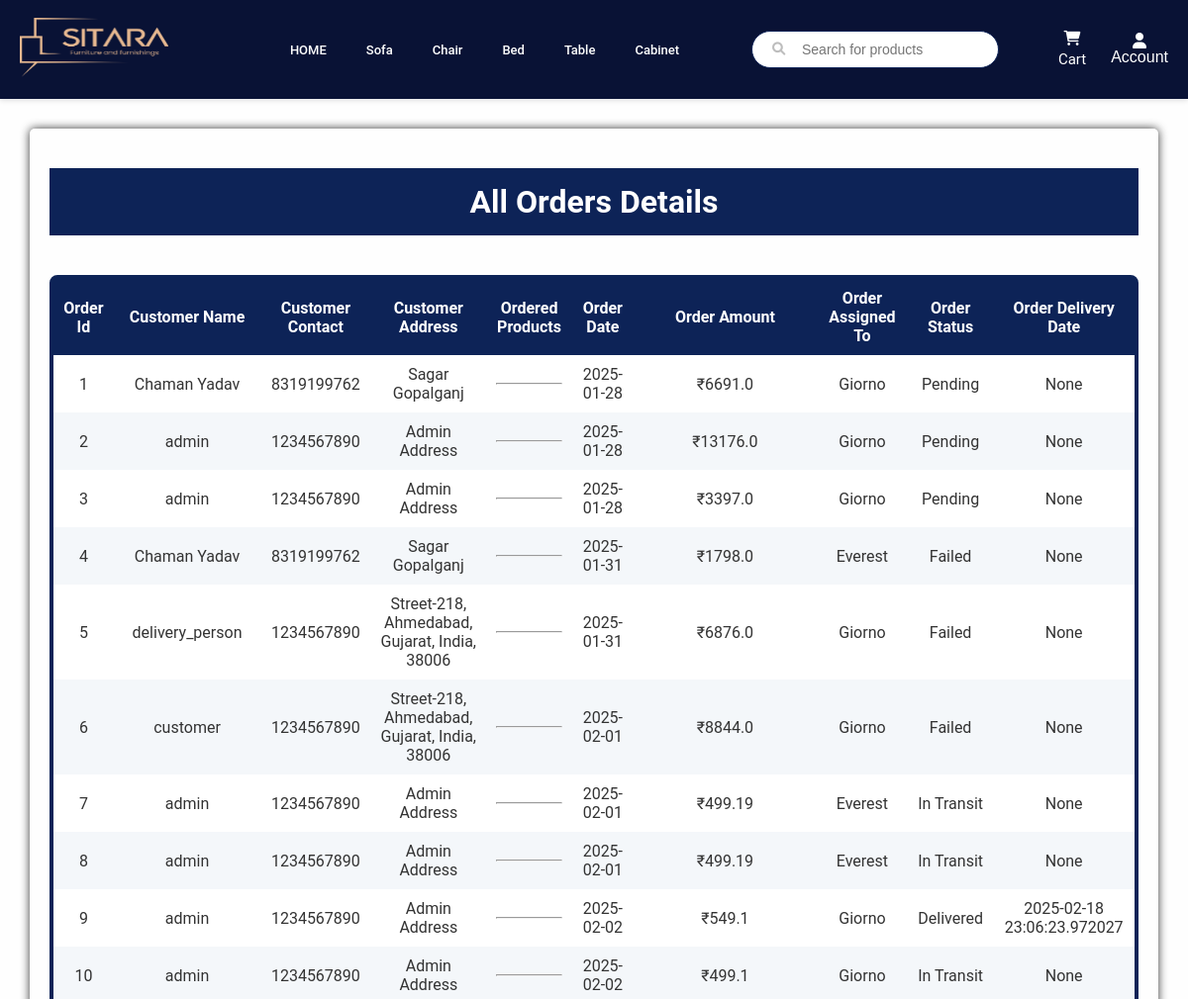
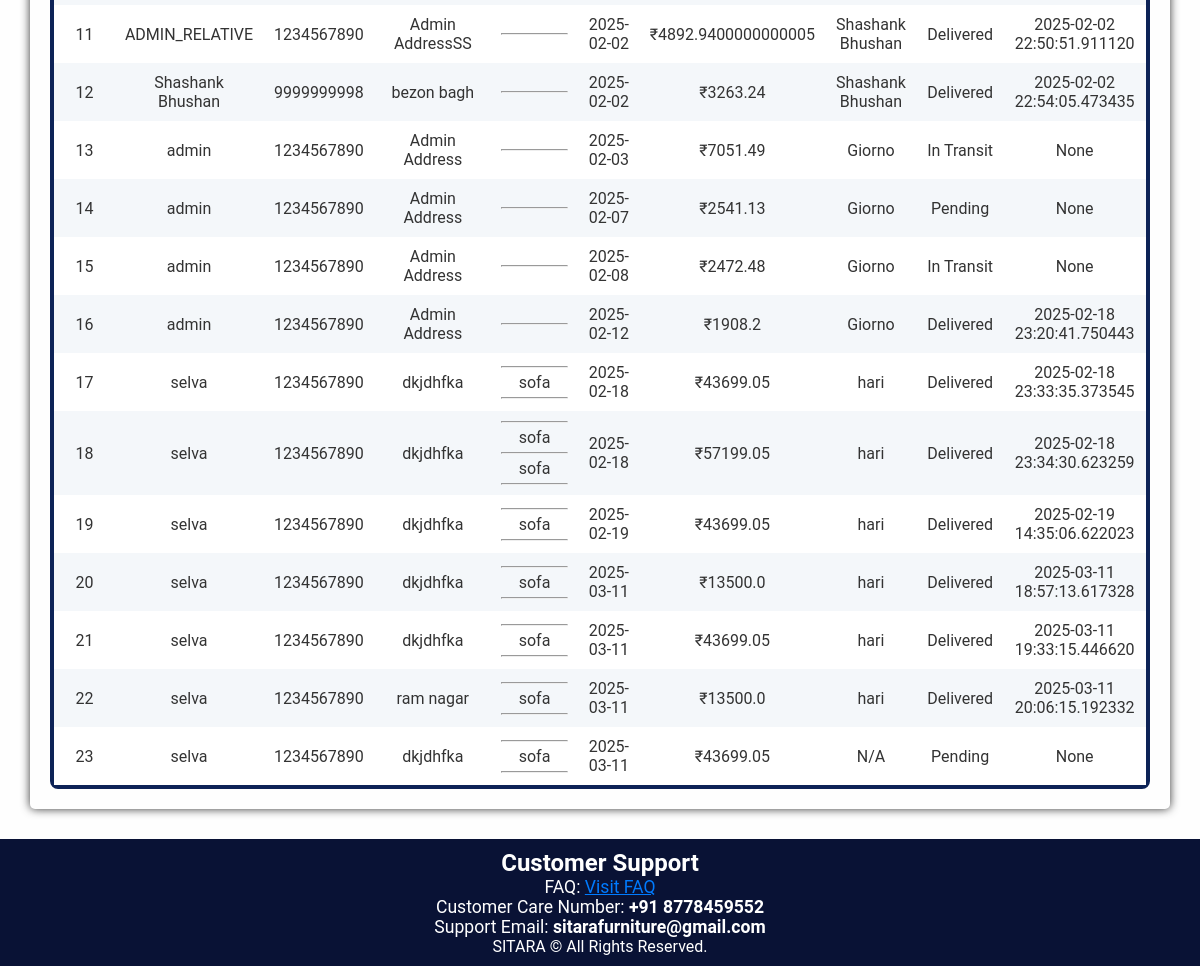
Page /admin/orders (signed in) on the committed database (2 pictures, top to bottom).
### app/models.py (models this page shows, shortened)
class OrderDetails(db.Model):
    __tablename__ = "order_details"
    id = db.Column(db.Integer, primary_key=True)
    user_name = db.Column(db.String(100), nullable=False)
    user_email = db.Column(db.String(100), nullable=False)
    user_contact = db.Column(db.String(20), nullable=False)
    user_address = db.Column(db.String(200), nullable=False)
    user_city = db.Column(db.String(100), nullable=False)
    subtotal = db.Column(db.Float, nullable=False)
    delivery_charges = db.Column(db.Float, nullable=False)
    grand_total = db.Column(db.Float, nullable=False)
    order_date = db.Column(db.DateTime, default=datetime.utcnow, nullable=False)
    delivered_date = db.Column(db.DateTime, nullable=True)
    user_id = db.Column(db.Integer, db.ForeignKey("user.id", name="u_id"), nullable=False)
    assigned_delivery_person_id = db.Column(db.Integer, db.ForeignKey("user.id", name="d_id"), nullable=True)
    status_options = db.Enum("Pending", "In Transit", "Delivered", "Failed", name="status_enum")
    status = db.Column(status_options, default="Pending", nullable=False)
    user = relationship("User", foreign_keys=[user_id])
    assigned_delivery_person = relationship("User", foreign_keys=[assigned_delivery_person_id])
    products = relationship("Product", secondary="ordered_product", viewonly=True)

class User(UserMixin, db.Model):
    id = db.Column(db.Integer, primary_key=True)
    username = db.Column(db.String(50), nullable=False)
    email = db.Column(db.String(100), unique=True, nullable=False)
    password = db.Column(db.String(255), nullable=False)
    role = db.Column(db.String(20), nullable=False)
    reset_token = db.Column(db.String(128), nullable=True)

class Product(db.Model):
    __tablename__ = "product"
    id = db.Column(db.Integer, primary_key=True)
    name = db.Column(db.String(100), nullable=False)
    price = db.Column(db.Float, nullable=False)
    description = db.Column(db.String(255), nullable=False)
    category = db.Column(db.String(100), nullable=False)
    quantity = db.Column(db.Integer, nullable=False)
    manufacturer = db.Column(db.String(100), nullable=True)
    country_of_origin = db.Column(db.String(50), nullable=True)
    avg_rating = db.Column(db.Float, nullable=True)
    discount = db.Column(db.Float, default=0.0, nullable=True)
    colour = db.Column(db.String(20), nullable=True)
    images = db.relationship("ProductImage", backref="product", lazy=True)
    sketchfab_url = db.Column(db.String(512))
    model_file = db.Column(db.String(255))
    ratings = relationship("Rating", back_populates="product")

### app/admin.py (the view)
@admin.route("/orders", methods=["GET"])
@restrict_to_admin()
def order_details():
    all_orders = db.session.query(OrderDetails).all()
    return render_template("all_orders.html",orders=all_orders)

### app/utils.py (called while the page is built)
def restrict_to_admin():
    def decorator(f):
        @wraps(f)
        @login_required
        def decorated_function(*args, **kwargs):
            if current_user.role != "admin":
                flash("Access denied! Admins only.", "danger")
                return redirect(url_for("main.home"))
            return f(*args, **kwargs)
        return decorated_function
    return decorator

### app/templates/all_orders.html (shortened to what this page needs)
<!DOCTYPE html>
<html lang="en">
    <head>
        <link rel="stylesheet" href="{{ url_for('static',filename='delivery_dashboard.css') }}">
    </head>
    {% extends 'home.html' %}
    {% block content %}
    <div class="dashboard-container">
        <div class="header">All Orders Details</div>
        <div class="order-list">
            {% if orders %}
            <table>
                <thead>
                    <tr>
                        <th> Order Id </th>
                        <th> Customer Name </th>
                        <th> Customer Contact </th>
                        <th> Customer Address </th>
                        <th> Ordered Products</th>
                        <th> Order Date</th>
                        <th> Order Amount</th>
                        <th> Order Assigned To </th>
                        <th> Order Status </th>
                        <th> Order Delivery Date </th>
                    </tr>
                </thead>
                <tbody>
                    {% for order in orders %}
                    <tr>
                        <td>{{ order.id }}</td>
                        <td>{{ order.user_name }}</td>
                        <td>{{ order.user_contact }}</td>
                        <td>{{ order.user_address }}</td>
                        <td>
                            <hr>
                            {% for product in order.products %}
                            <p class="product-name">{{ product.name }}</p>
                            <hr>
                            {% endfor %}
                        </td>
                        <td>{{ order.order_date.strftime('%Y-%m-%d') }}</td>
                        <td>₹{{ order.grand_total }}</td>
                        <td>{% if order.assigned_delivery_person %}
                            {{ order.assigned_delivery_person.username }}
                            {% else %}
                            N/A
                            {% endif %}
                        </td>
                        <td>{{ order.status }}</td>
                        <td>{{ order.delivered_date }}</td>
                    </tr>
                    {% endfor %}
                </tbody>
            </table>
            {% else %}
            <p>No orders available.</p>
            {% endif %}
        </div>
    </div>
    {% endblock %}

### app/static/delivery_dashboard.css (style rules this page uses)
body { margin: 0; font-family: Arial, sans-serif; background-color: white; color: #333; }
table { border: 4px solid #0d2357; border-radius: 8px; width: 100%; margin-top: 20px; text-align: center; border-spacing: 0; }
th, td { padding: 10px; }
table thead { background-color: #0d2357; color: #fff; }
table tbody tr:nth-child(even) { background-color: #f4f7fa; }
table tbody tr:nth-child(odd) { background-color: #fff; }
.product-name { padding: 5px; }
.dashboard-container { margin: 20px; padding: 20px; background-color: rgba(255, 255, 255, 0.1); border-radius: 5px; box-shadow: 0 0 10px rgba(0, 0, 0, 0.8); display: block; flex-grow: 1; }
.dashboard-container .header { font-size: 2em; padding: 15px; text-align: center; font-weight: bold; background-color: #0d2357; color: #fff; margin-top: 20px; margin-bottom: 20px; }
.dashboard-container .order-list { display: flex; flex-direction: column; gap: 20px; }

### app/static/home.css (style rules this page uses)
* { margin: 0; padding-top: 0; box-sizing: border-box; }
body { margin: 0; padding: 0; background-color: #f4f4f4; color: #333; */ }

### rows in the picture
OrderDetails: id "1", user_name "Chaman Yadav", user_contact "8319199762", user_address "Sagar Gopalganj", order_date "2025-01-28", grand_total "6691.0", assigned_delivery_person.username "Giorno", status "Pending", delivered_date "None"
OrderDetails: id "2", user_name "admin", user_contact "1234567890", user_address "Admin Address", order_date "2025-01-28", grand_total "13176.0", assigned_delivery_person.username "Giorno", status "Pending", delivered_date "None"
OrderDetails: id "3", user_name "admin", user_contact "1234567890", user_address "Admin Address", order_date "2025-01-28", grand_total "3397.0", assigned_delivery_person.username "Giorno", status "Pending", delivered_date "None"
OrderDetails: id "4", user_name "Chaman Yadav", user_contact "8319199762", user_address "Sagar Gopalganj", order_date "2025-01-31", grand_total "1798.0", assigned_delivery_person.username "Everest", status "Failed", delivered_date "None"
OrderDetails: id "5", user_name "delivery_person", user_contact "1234567890", user_address "Street-218, Ahmedabad, Gujarat, India, 38006", order_date "2025-01-31", grand_total "6876.0", assigned_delivery_person.username "Giorno", status "Failed", delivered_date "None"
OrderDetails: id "6", user_name "customer", user_contact "1234567890", user_address "Street-218, Ahmedabad, Gujarat, India, 38006", order_date "2025-02-01", grand_total "8844.0", assigned_delivery_person.username "Giorno", status "Failed", delivered_date "None"
OrderDetails: id "7", user_name "admin", user_contact "1234567890", user_address "Admin Address", order_date "2025-02-01", grand_total "499.19", assigned_delivery_person.username "Everest", status "In Transit", delivered_date "None"
OrderDetails: id "8", user_name "admin", user_contact "1234567890", user_address "Admin Address", order_date "2025-02-01", grand_total "499.19", assigned_delivery_person.username "Everest", status "In Transit", delivered_date "None"
OrderDetails: id "9", user_name "admin", user_contact "1234567890", user_address "Admin Address", order_date "2025-02-02", grand_total "549.1", assigned_delivery_person.username "Giorno", status "Delivered", delivered_date "2025-02-18 23:06:23.972027"
OrderDetails: id "10", user_name "admin", user_contact "1234567890", user_address "Admin Address", order_date "2025-02-02", grand_total "499.1", assigned_delivery_person.username "Giorno", status "In Transit", delivered_date "None"
OrderDetails: id "11", user_name "ADMIN_RELATIVE", user_contact "1234567890", user_address "Admin AddressSS", order_date "2025-02-02", grand_total "4892.9400000000005", assigned_delivery_person.username "Shashank Bhushan", status "Delivered", delivered_date "2025-02-02 22:50:51.911120"
OrderDetails: id "12", user_name "Shashank Bhushan", user_contact "9999999998", user_address "bezon bagh", order_date "2025-02-02", grand_total "3263.24", assigned_delivery_person.username "Shashank Bhushan", status "Delivered", delivered_date "2025-02-02 22:54:05.473435"
OrderDetails: id "13", user_name "admin", user_contact "1234567890", user_address "Admin Address", order_date "2025-02-03", grand_total "7051.49", assigned_delivery_person.username "Giorno", status "In Transit", delivered_date "None"
OrderDetails: id "14", user_name "admin", user_contact "1234567890", user_address "Admin Address", order_date "2025-02-07", grand_total "2541.13", assigned_delivery_person.username "Giorno", status "Pending", delivered_date "None"
OrderDetails: id "15", user_name "admin", user_contact "1234567890", user_address "Admin Address", order_date "2025-02-08", grand_total "2472.48", assigned_delivery_person.username "Giorno", status "In Transit", delivered_date "None"
OrderDetails: id "16", user_name "admin", user_contact "1234567890", user_address "Admin Address", order_date "2025-02-12", grand_total "1908.2", assigned_delivery_person.username "Giorno", status "Delivered", delivered_date "2025-02-18 23:20:41.750443"
OrderDetails: id "17", user_name "selva", user_contact "1234567890", user_address "dkjdhfka", order_date "2025-02-18", grand_total "43699.05", assigned_delivery_person.username "hari", status "Delivered", delivered_date "2025-02-18 23:33:35.373545"
Product: name "sofa"
OrderDetails: id "18", user_name "selva", user_contact "1234567890", user_address "dkjdhfka", order_date "2025-02-18", grand_total "57199.05", assigned_delivery_person.username "hari", status "Delivered", delivered_date "2025-02-18 23:34:30.623259"
Product: name "sofa"
OrderDetails: id "19", user_name "selva", user_contact "1234567890", user_address "dkjdhfka", order_date "2025-02-19", grand_total "43699.05", assigned_delivery_person.username "hari", status "Delivered", delivered_date "2025-02-19 14:35:06.622023"
OrderDetails: id "20", user_name "selva", user_contact "1234567890", user_address "dkjdhfka", order_date "2025-03-11", grand_total "13500.0", assigned_delivery_person.username "hari", status "Delivered", delivered_date "2025-03-11 18:57:13.617328"
OrderDetails: id "21", user_name "selva", user_contact "1234567890", user_address "dkjdhfka", order_date "2025-03-11", grand_total "43699.05", assigned_delivery_person.username "hari", status "Delivered", delivered_date "2025-03-11 19:33:15.446620"
OrderDetails: id "22", user_name "selva", user_contact "1234567890", user_address "ram nagar", order_date "2025-03-11", grand_total "13500.0", assigned_delivery_person.username "hari", status "Delivered", delivered_date "2025-03-11 20:06:15.192332"
OrderDetails: id "23", user_name "selva", user_contact "1234567890", user_address "dkjdhfka", order_date "2025-03-11", grand_total "43699.05", shows "N/A", status "Pending", delivered_date "None"
